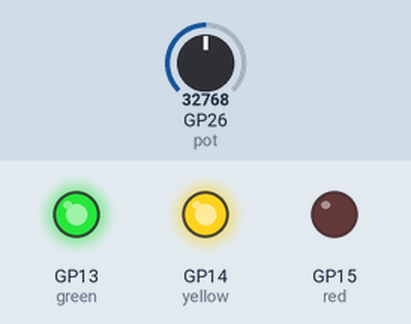
Recording of a program running on a simulated Raspberry Pi Pico running MicroPython. Parts: output pins drawn as LEDs (lit = HIGH). The test bench sets the inputs (shaded band); at power-on: GP26 (pot) = 32768 (analog values on the 0–65535 scale). What the program prints to the serial console is not drawn.

Above: at 1.2 s.
1.3 s: GP26 (pot) set to 42832
2.8 s: GP26 (pot) set to 44416
At 3.5 s:
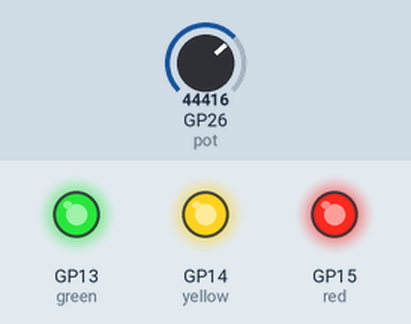
4.5 s: GP26 (pot) set to 19660
At 5.7 s:
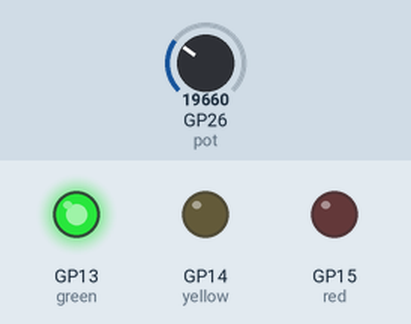
6.0 s: GP26 (pot) set to 20864
7.5 s: GP26 (pot) set to 22592
At 8.2 s:
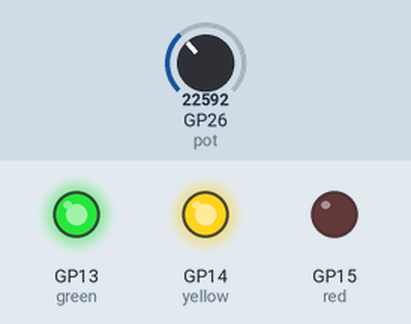
9.0 s: GP26 (pot) set to 45874
At 9.4 s:
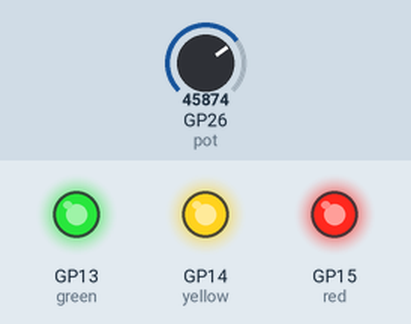
Timing chart, 0 to 11.5 s (numbered marks = the images above; inputs shaded):
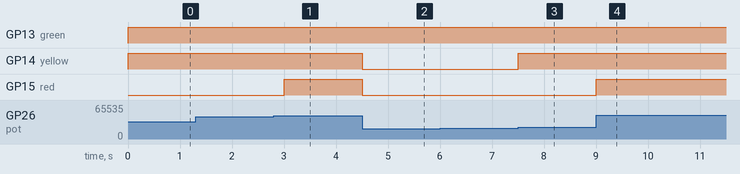

Measured:
- the behaviour switches between 43248 and 43264 on GP26 (pot) (found by bisection; images 0 and 1)
- the behaviour switches between 21616 and 21632 on GP26 (pot) (found by bisection; images 2 and 3)
- after the input at 1.3 s, every drawn part: stays the same
- after the input at 2.8 s, GP15 (red): LOW → HIGH after 0.20 s
- after the input at 4.5 s, GP14 (yellow), GP15 (red): HIGH → LOW at once
- after the input at 6.0 s, every drawn part: stays the same
- after the input at 7.5 s, GP14 (yellow): LOW → HIGH at once
- after the input at 9.0 s, GP15 (red): LOW → HIGH at once

The program:

baitap3c_N23DCCI010.py
```python
from machine import Pin, ADC
import time


pot = ADC(Pin(26))
red = Pin(15, Pin.OUT)
yellow = Pin(14, Pin.OUT)
green = Pin(13, Pin.OUT)


while True:
    raw = pot.read_u16()              # 0 – 65535
    percent = raw / 65535 * 100


    if percent < 33:
        green.value(1); yellow.value(0); red.value(0)
        level = 'THẤP'
    elif percent < 66:
        green.value(1); yellow.value(1); red.value(0)
        level = 'TRUNG BÌNH'
    else:
        green.value(1); yellow.value(1); red.value(1)
        level = 'CAO'


    print(f'ADC: {raw:5d} | {percent:5.1f}% | {level}')
    time.sleep(0.5)
```
